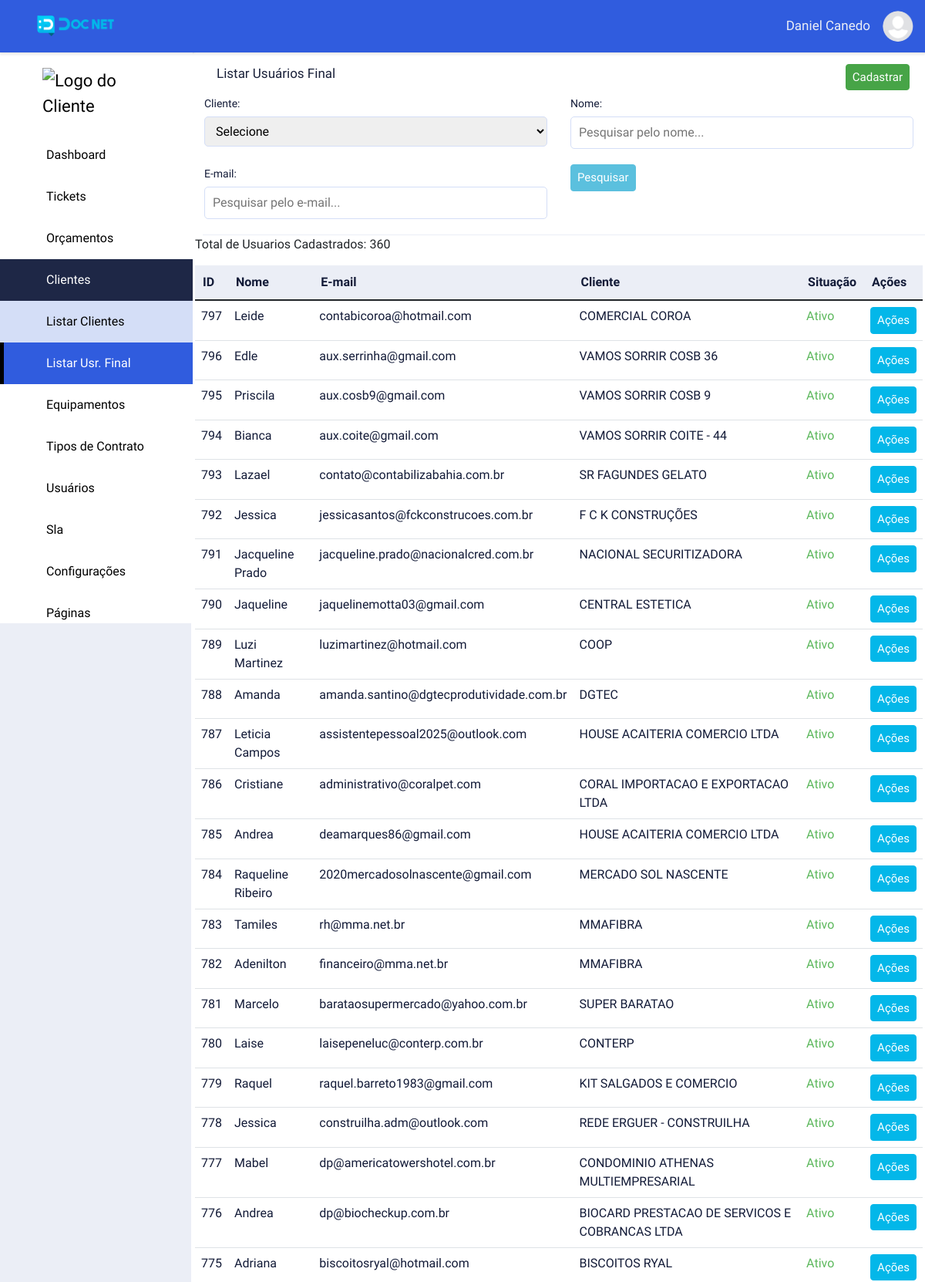
The app's page /list-users-final/index (signed in, upper part) with its own data.
### tables this page shows
CREATE TABLE `adms_levels_pages` (
  `id` int NOT NULL,
  `permission` int NOT NULL DEFAULT '2',
  `order_level_page` int NOT NULL,
  `print_menu` int NOT NULL DEFAULT '2' COMMENT '1 - Apresentar no menu, 2 - Não apresentar no menu',
  `dropdown` int NOT NULL DEFAULT '2' COMMENT '1 - Dropdow , 2 - não dropdow',
  `adms_access_level_id` int NOT NULL,
  `adms_page_id` int NOT NULL,
  `adms_items_menu_id` int NOT NULL DEFAULT '1',
  `created` datetime NOT NULL,
  `modified` datetime DEFAULT NULL
);

CREATE TABLE `adms_pages` (
  `id` int NOT NULL,
  `controller` varchar(220) NOT NULL,
  `metodo` varchar(220) NOT NULL,
  `menu_controller` varchar(220) NOT NULL,
  `menu_metodo` varchar(220) NOT NULL,
  `name_page` varchar(220) NOT NULL,
  `publish` int NOT NULL DEFAULT '2',
  `icon` varchar(45) DEFAULT NULL,
  `obs` text,
  `adms_sits_pgs_id` int NOT NULL DEFAULT '2',
  `adms_types_pgs_id` int NOT NULL,
  `adms_groups_pgs_id` int NOT NULL,
  `created` datetime NOT NULL,
  `modified` datetime DEFAULT NULL
);

CREATE TABLE `adms_items_menus` (
  `id` int NOT NULL,
  `name` varchar(220) NOT NULL,
  `icon` varchar(45) NOT NULL,
  `order_item_menu` int NOT NULL,
  `created` datetime NOT NULL,
  `modified` datetime DEFAULT NULL
);

CREATE TABLE `adms_users_final` (
  `id` int NOT NULL,
  `name` varchar(220) NOT NULL,
  `nickname` varchar(44) DEFAULT NULL,
  `tel_1` varchar(220) DEFAULT NULL,
  `email` varchar(220) NOT NULL,
  `user` varchar(220) NOT NULL,
  `password` varchar(220) NOT NULL,
  `recover_password` varchar(220) DEFAULT NULL,
  `conf_email` varchar(220) DEFAULT NULL,
  `image` varchar(220) DEFAULT NULL,
  `adms_sits_user_id` int NOT NULL DEFAULT '1',
  `adms_access_level_id` int DEFAULT '14',
  `empresa_id` int NOT NULL,
  `cliente_id` int NOT NULL,
  `created` datetime NOT NULL,
  `modified` datetime DEFAULT NULL
);

CREATE TABLE `adms_clientes` (
  `id` int NOT NULL,
  `razao_social` varchar(220) NOT NULL,
  `nome_fantasia` varchar(220) NOT NULL,
  `cnpjcpf` varchar(220) NOT NULL,
  `cep` varchar(15) NOT NULL,
  `logradouro` varchar(220) NOT NULL,
  `bairro` varchar(220) NOT NULL,
  `cidade` varchar(220) NOT NULL,
  `uf` varchar(45) NOT NULL,
  `situacao` int NOT NULL,
  `empresa` int NOT NULL,
  `logo` varchar(220) DEFAULT NULL,
  `created` datetime NOT NULL,
  `modified` datetime DEFAULT NULL
);

CREATE TABLE `adms_sits_users` (
  `id` int NOT NULL,
  `name` varchar(44) NOT NULL,
  `adms_color_id` int NOT NULL,
  `created` datetime NOT NULL,
  `modified` datetime DEFAULT NULL
);

### app/adms/Views/users/listUsersFinal.php (the view, shortened to what the rows shown need)
<div class="wrapper">
    <div class="row">
        <table class="table table-hover table-list">
            <thead class="list-head">
                <tr>
                    <th class="list-head-content">ID</th>
                    <th class="list-head-content">Nome</th>
                    <th class="list-head-content table-sm-none">E-mail</th>
                    <th class="list-head-content table-sm-none">Cliente</th>
                    <th class="list-head-content table-md-none">Situação</th>
                    <th class="list-head-content">Ações</th>
                </tr>
            </thead>
            <tbody class="list-body">
                <?php
                foreach ($this->data['listUsersFinal'] as $user) {
                    extract($user);
                ?>
                    <tr>
                        <td class="list-body-content"><?php echo $id; ?></td>
                        <td class="list-body-content"><?php echo $name_usr; ?></td>
                        <td class="list-body-content table-sm-none"><?php echo $email; ?></td>
                        <td class="list-body-content table-sm-none"><?php echo $nome_fantasia_emp; ?></td>
                        <td class="list-body-content table-md-none">
                            <?php echo "<span style='color: $color'>$name_sit</span>"; ?>
                        </td>
                        <td class="list-body-content">
                            <div class="dropdown-action">
                                <button onclick="actionDropdown(<?php echo $id; ?>)" class="dropdown-btn-action">Ações</button>
                            </div>
                        </td>
                    </tr>
                <?php
                }
                ?>
            </tbody>
        </table>
    </div>
</div>

### app/adms/Views/include/menu.php (shortened to what the rows shown need)
<?php
$sidebar_active = "";
if (isset($this->data['sidebarActive'])) {
    $sidebar_active = $this->data['sidebarActive'];
}
?>
<div class="content">
    <div class="sidebar">
    <div class="logo-adm">
        <?php
        if(!empty ($_SESSION['set_clie'])){
            echo "<img src='" . URLADM . "app/adms/assets/image/logo/clientes/". $_SESSION['emp_user']."/{$_SESSION['logo_emp_prin']}' width='140' alt='Logo do Cliente'>";
        } else{
            echo "<img src='" . URLADM . "app/adms/assets/image/logo/clientes/icon_user.png' width='140' alt='Logo do Cliente'>";
        }
        ?>
    </div>
        <?php
        if ((isset($this->data['menu'])) and ($this->data['menu'])) {
            $count_drop_start = 0;
            $count_drop_end = 0;
            foreach ($this->data['menu'] as $item_menu) {
                extract($item_menu);
                $active_item_menu = "";
                if ($sidebar_active == $menu_controller) {
                    $active_item_menu = "active";
                }
                if ($dropdown == 1) {
                    if ($count_drop_start != $id_itm_men) {
                        if (($count_drop_end == 1) and ($count_drop_start != 0)) {
                            echo "</div>";
                            $count_drop_end = 0;
                        }
                        echo "<button class='dropdown-btn btn-active$id_itm_men'>";
                        echo "<i class='icon $icon_itm_men'></i><span>$name_itm_men</span><i class='fa-solid fa-caret-down'></i>";
                        echo "</button>";
                        echo "<div class='dropdown-container cont-active$id_itm_men'>";
                    }
                    echo "<a href='" . URLADM . "$menu_controller/$menu_metodo' class='sidebar-nav active$id_itm_men $active_item_menu'><i class='icon $icon'></i><span></span>$name_page</a>";
                    $count_drop_start = $id_itm_men;
                    $count_drop_end = 1;
                } else {
                    if ($count_drop_end == 1) {
                        echo "</div>";
                        $count_drop_end = 0;
                    }
                    echo "<a href='" . URLADM . "$menu_controller/$menu_metodo' class='sidebar-nav $active_item_menu'><i class='icon $icon'></i><span></span>$name_page</a>";
                }
            }
        }
        ?>
    </div>

### records on screen
adms_levels_pages: adms_page.name_page "Dashboard"
adms_levels_pages: adms_items_menu.name "Tickets"
adms_levels_pages: adms_items_menu.name "Orçamentos"
adms_levels_pages: adms_items_menu.name "Clientes", adms_page.name_page "Listar Clientes"
adms_levels_pages: adms_page.name_page "Listar Usr. Final"
adms_levels_pages: adms_items_menu.name "Equipamentos"
adms_levels_pages: adms_items_menu.name "Tipos de Contrato"
adms_levels_pages: adms_items_menu.name "Usuários"
adms_levels_pages: adms_items_menu.name "Sla"
adms_levels_pages: adms_items_menu.name "Configurações"
adms_levels_pages: adms_items_menu.name "Páginas"
adms_users_final: id "797", name "Leide", email "contabicoroa@hotmail.com", cliente.nome_fantasia "COMERCIAL COROA", adms_sits_user.name "Ativo"
adms_users_final: id "796", name "Edle", email "aux.serrinha@gmail.com", cliente.nome_fantasia "VAMOS SORRIR COSB 36", adms_sits_user.name "Ativo"
adms_users_final: id "795", name "Priscila", email "aux.cosb9@gmail.com", cliente.nome_fantasia "VAMOS SORRIR COSB 9", adms_sits_user.name "Ativo"
adms_users_final: id "794", name "Bianca", email "aux.coite@gmail.com", cliente.nome_fantasia "VAMOS SORRIR COITE - 44", adms_sits_user.name "Ativo"
adms_users_final: id "793", name "Lazael", email "contato@contabilizabahia.com.br", cliente.nome_fantasia "SR FAGUNDES GELATO", adms_sits_user.name "Ativo"
adms_users_final: id "792", name "Jessica", email "jessicasantos@fckconstrucoes.com.br", cliente.nome_fantasia "F C K CONSTRUÇÕES", adms_sits_user.name "Ativo"
adms_users_final: id "791", name "Jacqueline Prado", email "jacqueline.prado@nacionalcred.com.br", cliente.nome_fantasia "NACIONAL SECURITIZADORA", adms_sits_user.name "Ativo"
adms_users_final: id "790", name "Jaqueline", email "jaquelinemotta03@gmail.com", cliente.nome_fantasia "CENTRAL ESTETICA", adms_sits_user.name "Ativo"
adms_users_final: id "789", name "Luzi Martinez", email "luzimartinez@hotmail.com", cliente.nome_fantasia "COOP", adms_sits_user.name "Ativo"
adms_users_final: id "788", name "Amanda", email "amanda.santino@dgtecprodutividade.com.br", cliente.nome_fantasia "DGTEC", adms_sits_user.name "Ativo"
adms_users_final: id "787", name "Leticia Campos", email "assistentepessoal2025@outlook.com", cliente.nome_fantasia "HOUSE ACAITERIA COMERCIO LTDA", adms_sits_user.name "Ativo"
adms_users_final: id "786", name "Cristiane", email "administrativo@coralpet.com", cliente.nome_fantasia "CORAL IMPORTACAO E EXPORTACAO LTDA", adms_sits_user.name "Ativo"
adms_users_final: id "785", name "Andrea", email "deamarques86@gmail.com", cliente.nome_fantasia "HOUSE ACAITERIA COMERCIO LTDA", adms_sits_user.name "Ativo"
adms_users_final: id "784", name "Raqueline Ribeiro", email "2020mercadosolnascente@gmail.com", cliente.nome_fantasia "MERCADO SOL NASCENTE", adms_sits_user.name "Ativo"
adms_users_final: id "783", name "Tamiles", email "rh@mma.net.br", cliente.nome_fantasia "MMAFIBRA", adms_sits_user.name "Ativo"
adms_users_final: id "782", name "Adenilton", email "financeiro@mma.net.br", cliente.nome_fantasia "MMAFIBRA", adms_sits_user.name "Ativo"
adms_users_final: id "781", name "Marcelo", email "barataosupermercado@yahoo.com.br", cliente.nome_fantasia "SUPER BARATAO", adms_sits_user.name "Ativo"
adms_users_final: id "780", name "Laise", email "laisepeneluc@conterp.com.br", cliente.nome_fantasia "CONTERP", adms_sits_user.name "Ativo"
adms_users_final: id "779", name "Raquel", email "raquel.barreto1983@gmail.com", cliente.nome_fantasia "KIT SALGADOS E COMERCIO", adms_sits_user.name "Ativo"
adms_users_final: id "778", name "Jessica", email "construilha.adm@outlook.com", cliente.nome_fantasia "REDE ERGUER - CONSTRUILHA", adms_sits_user.name "Ativo"
adms_users_final: id "777", name "Mabel", email "dp@americatowershotel.com.br", cliente.nome_fantasia "CONDOMINIO ATHENAS MULTIEMPRESARIAL", adms_sits_user.name "Ativo"
adms_users_final: id "776", name "Andrea", email "dp@biocheckup.com.br", cliente.nome_fantasia "BIOCARD PRESTACAO DE SERVICOS E COBRANCAS LTDA", adms_sits_user.name "Ativo"
adms_users_final: id "775", name "Adriana", email "biscoitosryal@hotmail.com", cliente.nome_fantasia "BISCOITOS RYAL", adms_sits_user.name "Ativo"

### other values on screen
$_SESSION['user_nickname'] "Daniel Canedo"
$_SESSION['resultado'] "360"
